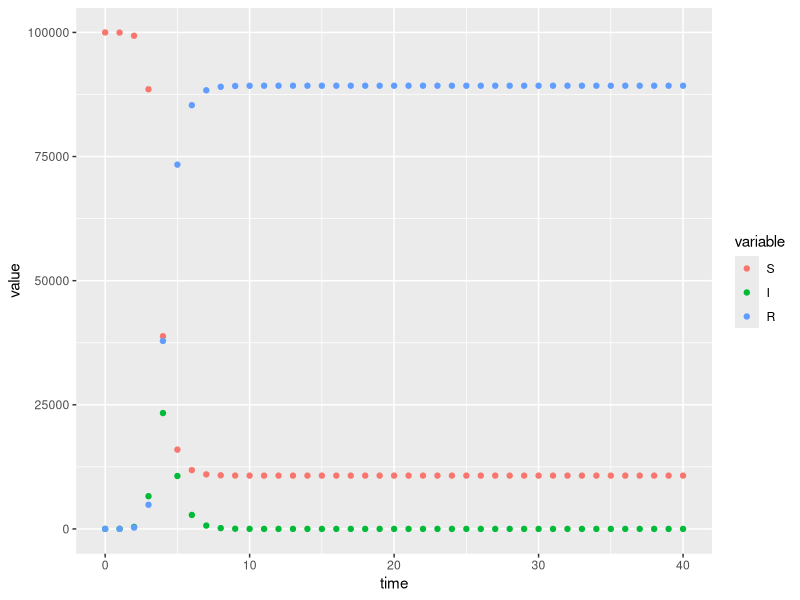
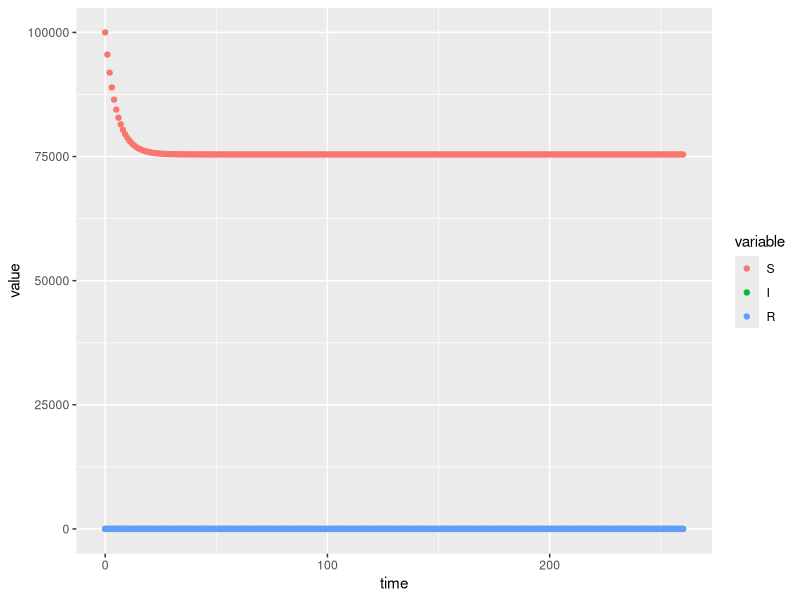

Write the R code that produced these figures, in order.
## ---- chunk 1
library(ggplot2)
library(magrittr)
sir <-  function(t, state, params){
    with(as.list(c(state, params)),{
    N  <- S + I + R
    dS <- -beta * S * I/N
    dI <-  beta * S * I/N - sigma * I
    dR <-  sigma * I
    return(list(c(dS, dI, dR)))})
}

params <- c(sigma = 2, beta = 5)
at_t_0 <- c(S = 1e5, I = 1, R = 0)
times  <- 0:40   ## weeks
out    <- deSolve::ode(y = at_t_0, func = sir, time = times, parms = params)
as.data.frame(out) %>%
    reshape2::melt(id.vars = "time") %>%
    ggplot(aes(time, value, color = variable)) + geom_point()

## ---- chunk 2
sir_open <-  function(t, state, params){
    with(as.list(c(state, params)),{
    N  <- S + I + R
    dS <- -beta * S * I/N + B - death * S
    dI <-  beta * S * I/N - (sigma + death) * I
    dR <-  sigma * I - death * R
    return(list(c(dS, dI, dR)))})
}
params <- c(death = 0.2, B = 15085, sigma = 12, beta = 4)
at_t_0 <- c(S = 1e5, I = 1, R = 0)
times  <- 0:260   ## weeks
out    <- deSolve::ode(y = at_t_0, func = sir_open, time = times, parms = params)
as.data.frame(out) %>%
    reshape2::melt(id.vars = "time") %>%
    ggplot(aes(time, value, color = variable)) + geom_point()
